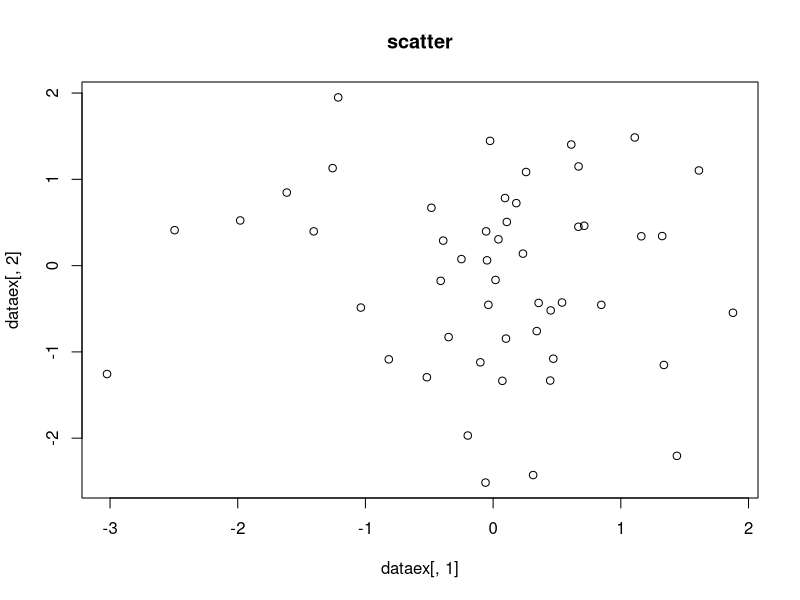

Reproduce this figure in R.
## my testing function

myfunc<-function(a,b, digits=2) { 
  #print data
  dataex<-data.frame(a,b)
  print(head(dataex))
  cor1<-cor(a,b)
  mean1<-mean(a)
  mean2<-mean(b)
  message(sprintf("the mean 
                  for the 1st var is %.2f and 
                  for the 2ns var is %.2f .
                  The correlation between them is %s",mean1, mean2,cor1))
  plot(dataex[,1], dataex[,2],main="scatter")
}

#test

bmi<-rnorm(n=50)
sbp<-rnorm(n=50)
data1<-data.frame(bmi,sbp)

#run
myfunc(bmi,sbp)
